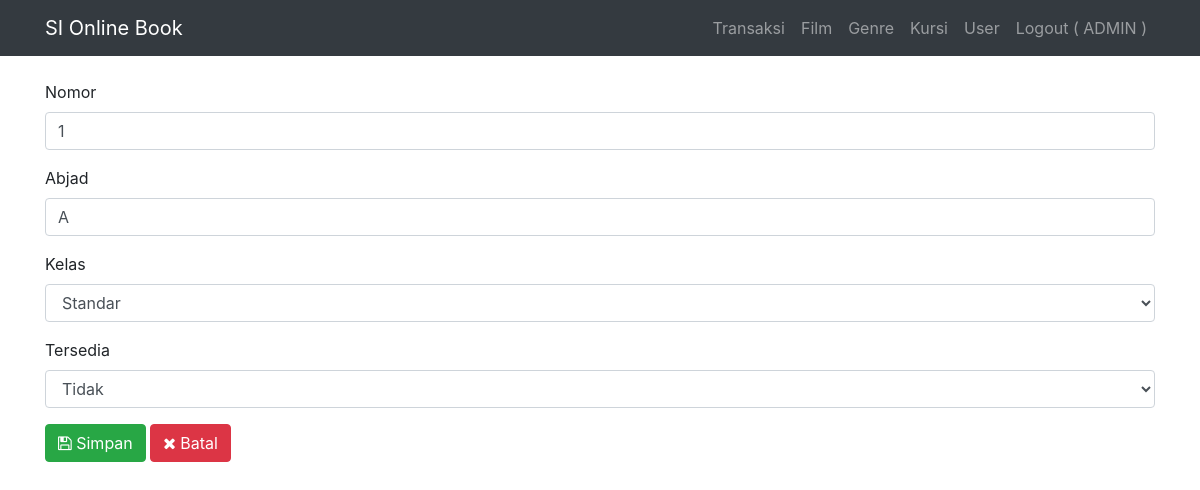
Page /admin/index.php?r=kursi_form&id=1 (signed in) on the committed database.
### tables this page shows
CREATE TABLE `kursi` (
  `id` int(11) NOT NULL,
  `nomor_kursi` varchar(255) DEFAULT NULL,
  `abjad` varchar(255) DEFAULT NULL,
  `kelas_studio` int(11) DEFAULT NULL COMMENT '\r\n1:standar,2:premium, 3: max movie',
  `tersedia` int(11) DEFAULT NULL COMMENT '1: true',
  `last_cart` datetime DEFAULT NULL COMMENT '>30m exp',
  `id_jadwal` int(11) NOT NULL
);

### admin/db.php (called while the page is built, shortened)
<?php
$servername = "localhost";
$database = "booking_ticket";
$username = "root";
$password = "";
$conn = mysqli_connect($servername, $username, $password, $database);
function select($table,$value,$where){
    global $conn;
    $sql = "SELECT $value FROM $table WHERE $where";
    return mysqli_query($conn, $sql);
}

### admin/constant.php (called while the page is built, shortened)
<?php
$dataKelas = [
    [
        'id' => 1,
        'nama' => 'Standar'
    ], [
        'id' => 2,
        'nama' => 'Premium'
    ], [
        'id' => 3,
        'nama' => 'Max Movie'
    ],
];

### admin/kursi/form.php (the view, shortened to what this page needs)
<?php
$nomor = '';
$abjad = '';
$kelas = '';
$tersedia = '';
if (isset($_GET['id'])) {
    foreach (select('kursi', '*', "id = '$_GET[id]'") as $kursi) {
    }
    $nomor = $kursi['nomor_kursi'];
    $abjad = $kursi['abjad'];
    $kelas = $kursi['kelas_studio'];
    $tersedia = $kursi['tersedia'];
}
?>
<div class="container pt-4 mb-4">
    <form method="POST">
        <div class="form-group">
            <label for="nomor">Nomor</label>
            <input type="text" class="form-control" id="nomor" name="nomor" autocomplete="off" value="<?= $nomor ?>" placeholder="nomor" required>
        </div>
        <div class="form-group">
            <label for="abjad">Abjad</label>
            <input type="text" class="form-control" id="abjad" name="abjad" autocomplete="off" value="<?= $abjad ?>" placeholder="abjad" required>
        </div>
        <div class="form-group">
            <label for="kelas">Kelas</label>
            <select name="kelas" id="" class="form-control">
                <?php foreach ($dataKelas as $data) { ?>
                    <option value="<?= $data['id'] ?>" <?= $kelas == $data['id'] ? 'selected' : '' ?>><?= $data['nama'] ?></option>
                <?php } ?>
            </select>
        </div>
        <div class="form-group">
            <label for="tersedia">Tersedia</label>
            <select name="tersedia" id="" class="form-control">
                <option value="0" <?= $tersedia == '0' ? 'selected' : '' ?>>Tidak</option>
            </select>
        </div>
        <button type="submit" name="simpan" class="btn btn-success"> <i class="fa fa-save"></i> Simpan</button>
        <a href="index.php?r=film" class="btn btn-danger"> <i class="fa fa-times"></i> Batal</a>
    </form>
</div>

### rows in the picture
kursi: nomor "1", abjad "A", kelas "Standar", tersedia "Tidak"

### other values in the picture
$_SESSION['_name_'] "ADMIN"
